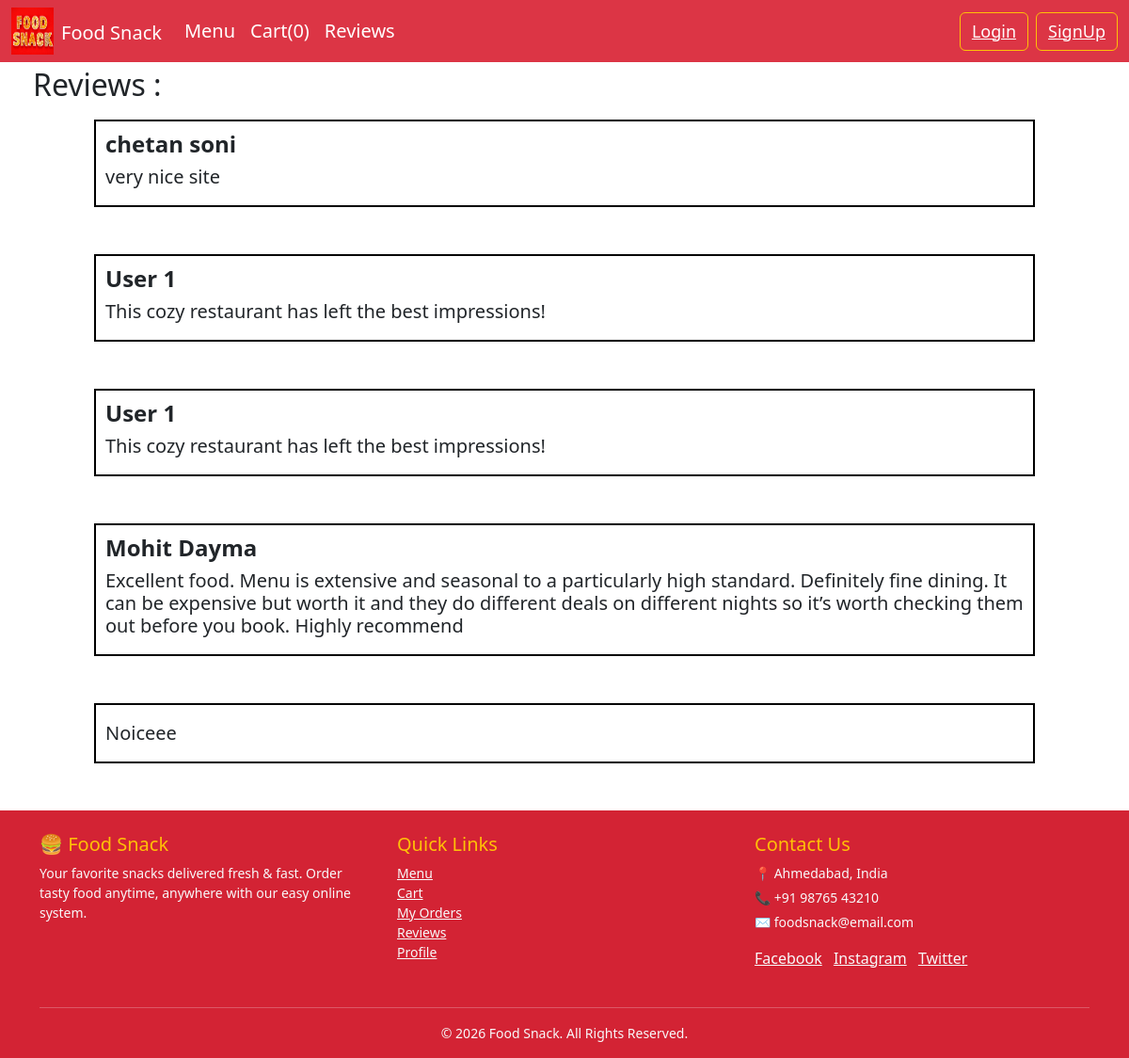
The app's page /reviews with its own data.
### cafe/models.py (models this page shows, shortened)
class rating(models.Model):
    name = models.CharField(max_length=30)
    comment = models.CharField(max_length=250)
    r_date = models.DateField()

### cafe/views.py (the view, shortened to what this page needs)
# urls.py: path('reviews', views.reviews, name='reviews'),
def reviews(request):
    all_reviews = rating.objects.all().order_by('-r_date')
    context = {}
    context['reviews'] = all_reviews
    return render(request, 'reviews.html', context)

### templates/reviews.html (shortened to what this page needs)
{% extends 'base.html' %}
{% block body %}
<div class="container" style="padding: 5px;" >
  <h2>Reviews :</h2>
</div>
{% for r in reviews%}
  <div class="review" style="border: 2px solid black; margin: 5px 100px 50px; padding: 10px;">
    <h4 ><b>{{r.name}}</b></h4>
    <h5 >{{r.comment}}</h5>
  </div>
{% endfor %}
{% endblock body %}

### templates/base.html (style rules this page uses)
* { text-decoration:none; }

### records on screen
rating: name "chetan soni", comment "very nice site"
rating: name "User 1", comment "This cozy restaurant has left the best impressions!"
rating: name "User 1", comment "This cozy restaurant has left the best impressions!"
rating: name "Mohit Dayma", comment "Excellent food. Menu is extensive and seasonal to a particularly high standard. Definitely fine dining. It can be expensive but worth it and they do different deals on different nights so it’s worth checking them out before you book. Highly recommend"
rating: comment "Noiceee"
